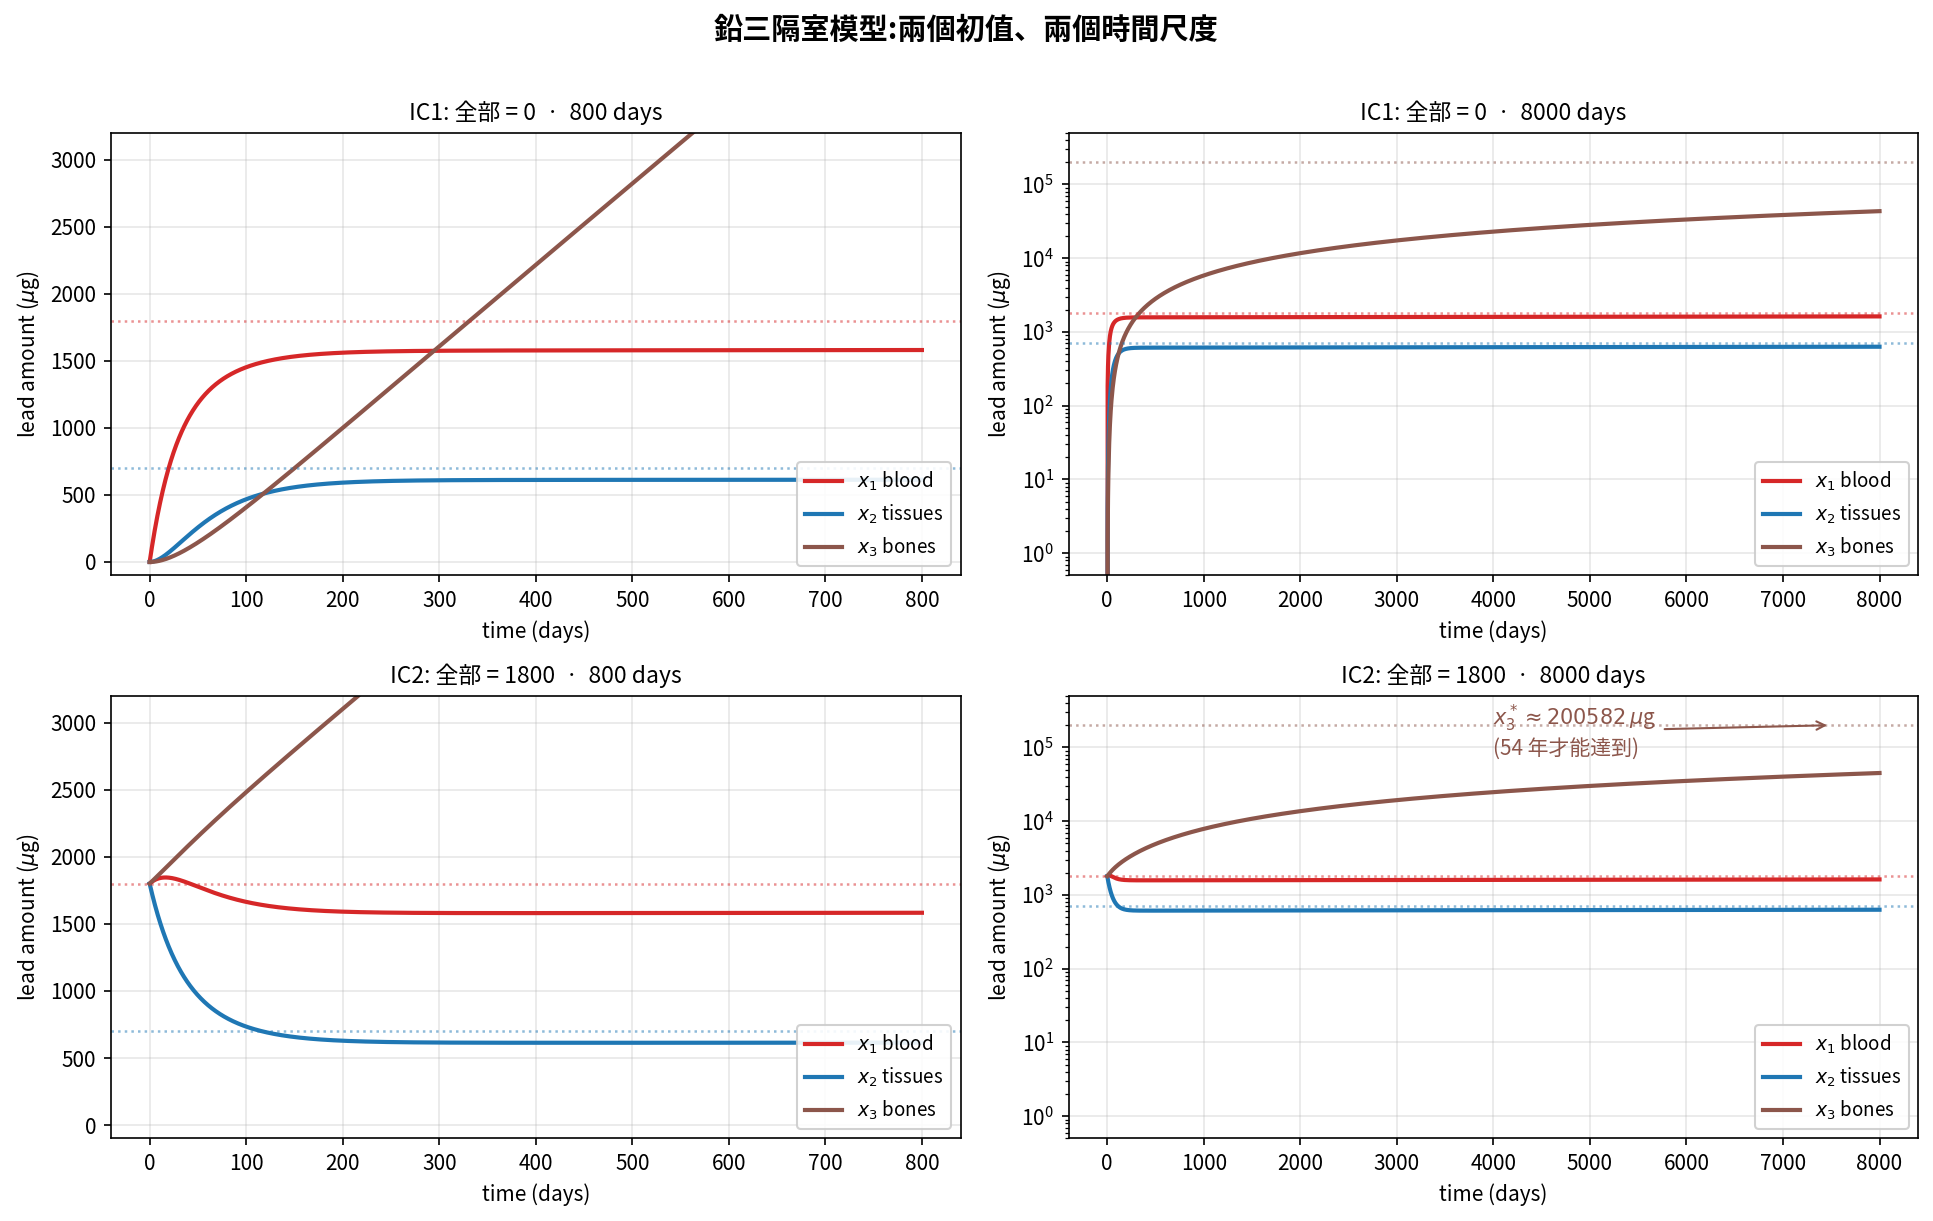

Here is the Python script that generated this plot:
"""Numerical simulations of the 3-compartment lead-flow model.

Model:
    dx1/dt = -(k01 + k21 + k31)*x1 + k12*x2 + k13*x3 + I1
    dx2/dt =  k21*x1            - (k02 + k12)*x2
    dx3/dt =  k31*x1            -  k13*x3

Parameters (μg/day for I1, day^-1 for k's):
    I1 = 49.3
    k01 = 0.0211,  k21 = 0.0111,  k31 = 0.0039
    k02 = 0.0162,  k12 = 0.0124,  k13 = 0.000035

We integrate for both initial conditions, on two time horizons,
and lay out a 2×2 panel:

         ┌── 800 days ────┬── 8000 days ───┐
    IC1  │  fast plateau  │  bones climb   │
         ├────────────────┼────────────────┤
    IC2  │  tissue decays │  bones climb   │
         └────────────────┴────────────────┘

Linear y-axis is fine for the 800-day panels (blood/tissue range).
The 8000-day panels need log y (bones go from 0 to ≈100,000 μg
in 8000 days, well beyond the blood/tissue scale).

We also print the analytic equilibrium for reference.

Output: fig2_simulations.png next to this file.
"""
from pathlib import Path
import matplotlib.pyplot as plt
import numpy as np
from matplotlib import font_manager
from scipy.integrate import solve_ivp

OUTDIR = Path(__file__).parent
plt.rcParams["axes.unicode_minus"] = False

cjk_candidates = ["Noto Sans CJK TC", "Noto Sans CJK SC", "Noto Sans CJK JP"]
available = {f.name for f in font_manager.fontManager.ttflist}
cjk_font = next((c for c in cjk_candidates if c in available), None)
if cjk_font:
    plt.rcParams["font.family"] = cjk_font


# Parameters
I1 = 49.3
k01, k21, k31 = 0.0211, 0.0111, 0.0039
k02, k12, k13 = 0.0162, 0.0124, 0.000035


def rhs(_t, x):
    x1, x2, x3 = x
    return [
        -(k01 + k21 + k31) * x1 + k12 * x2 + k13 * x3 + I1,
        k21 * x1 - (k02 + k12) * x2,
        k31 * x1 - k13 * x3,
    ]


# Analytic equilibrium --------------------------------------------------------
x1_eq = I1 / (k01 + k21 * k02 / (k02 + k12))
x2_eq = k21 * x1_eq / (k02 + k12)
x3_eq = k31 * x1_eq / k13
print(f"Equilibrium:  x1*={x1_eq:.1f}  x2*={x2_eq:.1f}  x3*={x3_eq:.1f}")

# Simulations -----------------------------------------------------------------
ICs = [("IC1: 全部 = 0", [0.0, 0.0, 0.0]),
       ("IC2: 全部 = 1800", [1800.0, 1800.0, 1800.0])]
horizons = [800, 8000]

colors = {"x1": "#d62728", "x2": "#1f77b4", "x3": "#8c564b"}
labels_cn = {"x1": r"$x_1$ blood", "x2": r"$x_2$ tissues",
             "x3": r"$x_3$ bones"}

fig, axes = plt.subplots(2, 2, figsize=(13, 8.0))

for row, (ic_name, ic) in enumerate(ICs):
    for col, T in enumerate(horizons):
        ax = axes[row, col]
        t_eval = np.linspace(0, T, 2000)
        sol = solve_ivp(rhs, (0, T), ic, t_eval=t_eval,
                        rtol=1e-9, atol=1e-12, max_step=2.0)
        for i, key in enumerate(["x1", "x2", "x3"]):
            ax.plot(sol.t, sol.y[i], lw=2.0, color=colors[key],
                    label=labels_cn[key])
        # Equilibrium horizontal lines
        for eq, key in zip([x1_eq, x2_eq, x3_eq], ["x1", "x2", "x3"]):
            ax.axhline(eq, ls=":", color=colors[key], alpha=0.5, lw=1.2)

        ax.set_title(f"{ic_name}  ·  {T} days", fontsize=11)
        ax.set_xlabel("time (days)")
        ax.set_ylabel(r"lead amount ($\mu$g)")
        ax.grid(True, alpha=0.3)

        if T == 8000:
            ax.set_yscale("log")
            ax.set_ylim(0.5, 5e5)
        else:
            ax.set_ylim(-100, 3200)

        ax.legend(loc="lower right", fontsize=9, framealpha=0.9)

# Annotate the equilibrium asymptote on the long-horizon panels
for col_T, ax in zip([800, 8000], [axes[1, 0], axes[1, 1]]):
    if col_T == 8000:
        ax.annotate(fr"$x_3^* \approx {x3_eq:.0f}\,\mu$g"
                    + "\n(54 年才能達到)",
                    xy=(7500, x3_eq), xytext=(4000, x3_eq * 0.4),
                    color="#8c564b", fontsize=10,
                    arrowprops=dict(arrowstyle="->", color="#8c564b"))

fig.suptitle("鉛三隔室模型:兩個初值、兩個時間尺度",
             fontsize=14, fontweight="bold", y=1.01)
fig.tight_layout()
fig.savefig(OUTDIR / "fig2_simulations.png", dpi=150, bbox_inches="tight")
print(f"Wrote {OUTDIR / 'fig2_simulations.png'}")
